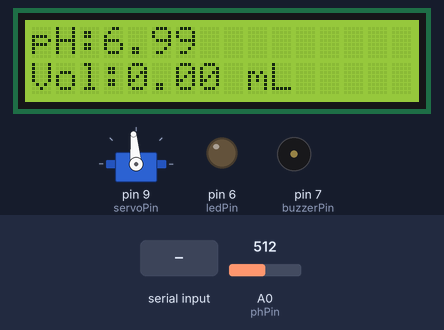
Bench run of a sketch on a simulated Arduino Uno, built with avr-gcc and run on an emulated ATmega328P. Parts: servo, 16×2 character LCD, output pins drawn as LEDs (lit = HIGH), buzzer (waves = sounding). The inputs (shaded band) are chosen by the test bench; at power-on: A0 (phPin) = 512. What the sketch prints to the serial monitor is not drawn.

Above: at 1.2 s.
1.3 s: "START\n" received over Serial
At 1.89 s:
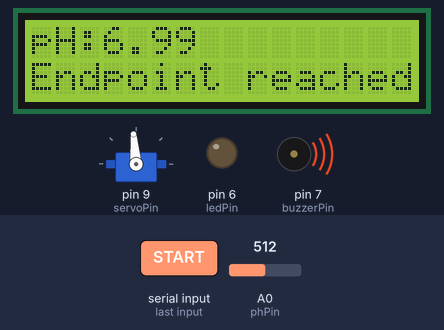
3.7 s: A0 (phPin) set to 490
At 4.7 s:
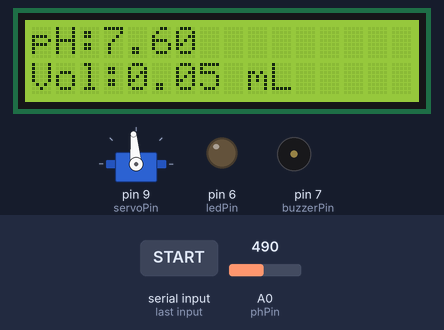
5.6 s: "START\n" received over Serial
At 6.39 s:
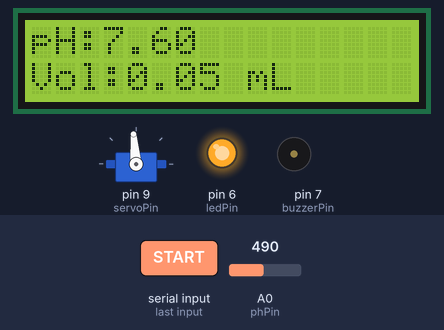
8.6 s: A0 (phPin) set to 508
At 8.73 s:
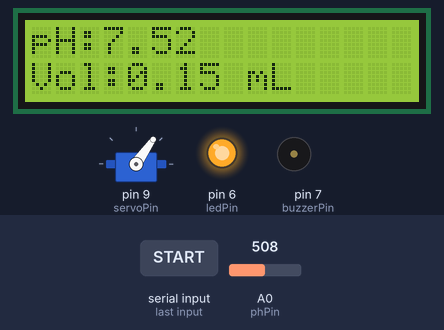
10.1 s: A0 (phPin) set to 306
At 11.3 s:
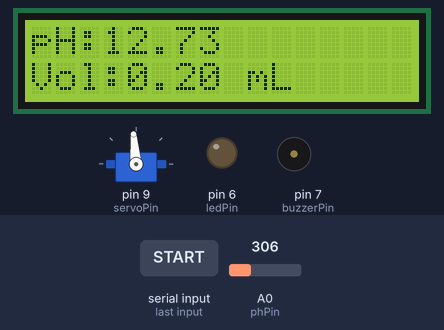
Timing chart, 0 to 13.1 s (numbered marks = the images above; inputs shaded):
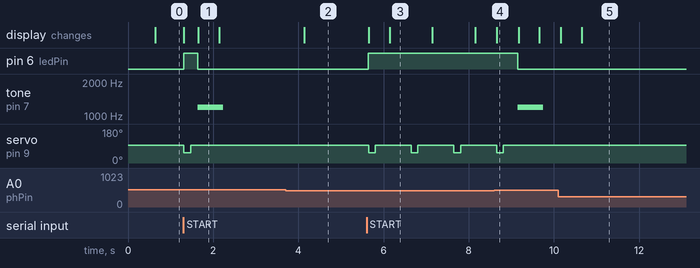

Measured:
- the behaviour switches between 507 and 508 on A0 (phPin) (found by bisection; images 3 and 4)
- after the input at 1.3 s, pin 6 (ledPin): LOW → HIGH at once, → LOW 0.33 s later; tone on pin 7 (buzzerPin): silent → 1200 Hz after 0.34 s, → silent 0.60 s later; servo on pin 9 (servoPin): 95° → 55° at once, → 95° 0.16 s later; the display: first changes at once (image 1 shows a later state)
- after the input at 3.7 s, the display: changes after 0.44 s (image 2)
- after the input at 5.6 s, pin 6 (ledPin): LOW → HIGH after 0.05 s; servo on pin 9 (servoPin): alternates 95° for 0.84 s and 55° for 0.16 s, starting after 0.05 s; the display: first changes after 0.05 s (image 3 shows a later state)
- after the input at 8.6 s, pin 6 (ledPin): HIGH → LOW after 0.55 s; tone on pin 7 (buzzerPin): silent → 1200 Hz after 0.55 s, → silent 0.60 s later; servo on pin 9 (servoPin): goes on until 8.8 s, then stays 95°; the display: changes after 0.05 s (image 4)
- after the input at 10.1 s, the display: first changes after 0.06 s (image 5 shows a later state)
- what the display in image 1 shows lasts 0.4 s, from 1.7 s to 2.1 s

The sketch:

smart_titration_system.ino
```cpp
#include <Servo.h>
#include <Wire.h>
#include <LiquidCrystal_I2C.h>

const int phPin = A0;
const int servoPin = 9;
const int ledPin = 6;
const int buzzerPin = 7;

const float voltageAtPh7 = 2.50;
const float phSlope = -5.70;
const float mlPerServoPulse = 0.05;
const float endpointPh = 7.00;
const float endpointTolerance = 0.12;

Servo buretteServo;
LiquidCrystal_I2C lcd(0x27, 16, 2);

bool running = false;
float volumeMl = 0.0;
unsigned long lastSampleMs = 0;
unsigned long lastDoseMs = 0;

float readPh() {
  long total = 0;
  for (int i = 0; i < 20; i++) {
    total += analogRead(phPin);
    delay(5);
  }

  float raw = total / 20.0;
  float voltage = raw * (5.0 / 1023.0);
  return 7.0 + ((voltage - voltageAtPh7) * phSlope);
}

void dispenseDrop() {
  buretteServo.write(55);
  delay(160);
  buretteServo.write(95);
  volumeMl += mlPerServoPulse;
}

void showStatus(float ph) {
  lcd.setCursor(0, 0);
  lcd.print("pH:");
  lcd.print(ph, 2);
  lcd.print("        ");

  lcd.setCursor(0, 1);
  lcd.print("Vol:");
  lcd.print(volumeMl, 2);
  lcd.print(" mL     ");
}

void sendReading(float ph) {
  Serial.print("{\"ph\":");
  Serial.print(ph, 2);
  Serial.print(",\"volume\":");
  Serial.print(volumeMl, 2);
  Serial.println("}");
}

void endpointAlert() {
  running = false;
  digitalWrite(ledPin, LOW);
  tone(buzzerPin, 1200, 600);
  lcd.setCursor(0, 1);
  lcd.print("Endpoint reached");
}

void setup() {
  pinMode(ledPin, OUTPUT);
  pinMode(buzzerPin, OUTPUT);
  Serial.begin(9600);

  buretteServo.attach(servoPin);
  buretteServo.write(95);

  lcd.init();
  lcd.backlight();
  lcd.setCursor(0, 0);
  lcd.print("Smart Titration");
  lcd.setCursor(0, 1);
  lcd.print("Send START");
}

void loop() {
  if (Serial.available()) {
    String command = Serial.readStringUntil('\n');
    command.trim();

    if (command == "START") {
      running = true;
      volumeMl = 0.0;
      digitalWrite(ledPin, HIGH);
      lcd.clear();
    }

    if (command == "STOP") {
      running = false;
      digitalWrite(ledPin, LOW);
    }
  }

  unsigned long now = millis();

  if (running && now - lastDoseMs > 900) {
    dispenseDrop();
    lastDoseMs = now;
  }

  if (now - lastSampleMs > 500) {
    float ph = readPh();
    showStatus(ph);
    sendReading(ph);

    if (running && abs(ph - endpointPh) <= endpointTolerance) {
      endpointAlert();
    }

    lastSampleMs = now;
  }
}
```
